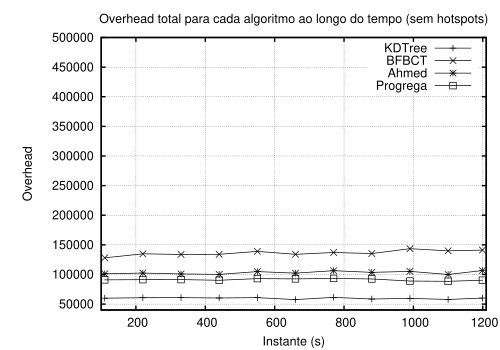

Write gnuplot code to recreate this figure.
set terminal postscript eps enhanced color solid lw 2 "Helvetica" 18
#set title 'Overhead total para cada algoritmo ao longo do tempo (sem hotspots)'
set xlabel 'Instante (s)'
set ylabel 'Overhead'
#set xtics auto
#set ytics auto
set autoscale
#set xtics (25,50,75,100,125,150,175,200)
set xrange [100:1210]
set yrange [40000:500000]
set grid
set key top right
set pointsize 1.5
#set key below
#set key width 1 box 9
#load 'teorico.gp'
#set terminal postscript enhanced color solid lw 2 "Times-Roman" 20
#set terminal postscript eps enhanced color
set output "overhead_uniform.eps"
#plot 'plot_1.txt' using 2:3
#unset colorbox
#set style line 1 lt 2 lw 1
#set style line 2 lt 1 lw 1
#set label "T_1(n) {/Symbol \273} -2224.8 + 178.6n - 3.3571n^2 + 0.9406n^{2.8}" at 516,2.75e+08

#nice colors:
#plot "max.data" using 1:($2/(2)) title 'No interest management' with linespoints lt 1, "max.data" using 1:($3/(2)) title 'Circle' with linespoints lt 3, "max.data" using 1:($4/(2)) title 'Circle with attenuation' with linespoints lt 8, "max.data" using 1:($5/(2)) with linespoints title 'Field of View' lt 7, "max.data" using 1:($6/(2)) with linespoints title 'A^3' lt 4

plot "smallkdtu.data" using ($1 / 1000):($14 + $15 + $16 + $17 + $18 + $19 + $20 + $21) title 'KDTree' with linespoints lt 7, "smallbfu.data" using ($1 / 1000):($14 + $15 + $16 + $17 + $18 + $19 + $20 + $21) title 'BFBCT' with linespoints lt 7, "smallahmedu.data" using ($1 / 1000):($14 + $15 + $16 + $17 + $18 + $19 + $20 + $21) title 'Ahmed' with linespoints lt 7, "smallpru.data" using ($1 / 1000):($14 + $15 + $16 + $17 + $18 + $19 + $20 + $21) with linespoints title 'Progrega' lt 7

#plot "plot_1.txt" using 1:3:($3 - abs($9 - $3)):($3 + abs($9 - $3)) with yerrorbars

#linetype 1
# .
#ls 1
#ls 2
